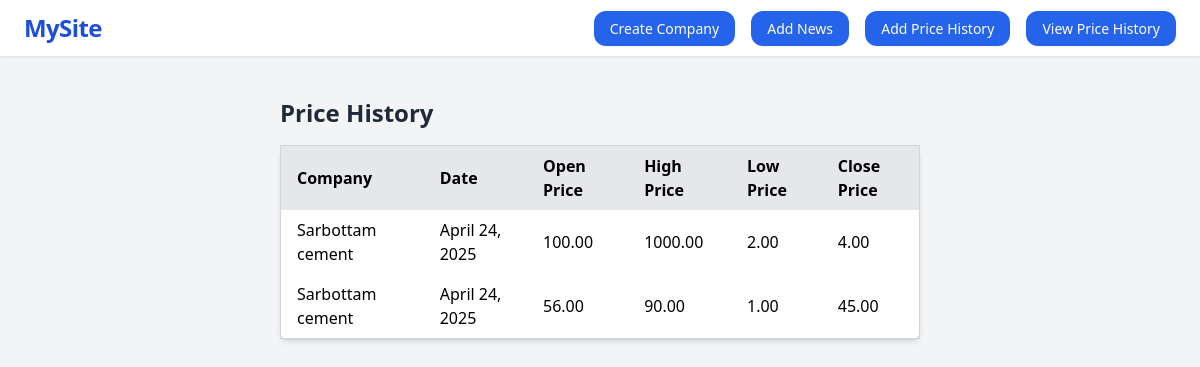
The page /view-price-history/ on the database its author committed.
### app/models.py (models this page shows, shortened)
class PriceHistory(models.Model):
    company = models.ForeignKey(Company, on_delete=models.CASCADE, related_name='price_histories')
    date = models.DateField()
    open_price = models.DecimalField(max_digits=10, decimal_places=2)
    high_price = models.DecimalField(max_digits=10, decimal_places=2)
    low_price = models.DecimalField(max_digits=10, decimal_places=2)
    close_price = models.DecimalField(max_digits=10, decimal_places=2)

class Company(models.Model):
    name = models.CharField(max_length=100)
    email = models.EmailField()
    address = models.CharField(max_length=255)
    description = models.TextField()

### app/views.py (the view)
# urls.py: path('view-price-history/', views.view_price_history, name='view_price_history'),
def view_price_history(request):
    price_histories = PriceHistory.objects.all()
    return render(request, 'view_price_history.html', {'price_histories': price_histories})

### app/templates/view_price_history.html (shortened to what this page needs)
<!DOCTYPE html>
<html lang="en">
<head>
    <script src="https://cdn.tailwindcss.com"></script>
</head>
<body class="bg-gray-100">
    {% include 'navbar.html' %}
    <div class="container mx-auto mt-10 px-4 max-w-2xl">
        <h1 class="text-2xl font-bold text-gray-800 mb-4">Price History</h1>
        <table class="min-w-full bg-white border border-gray-300 rounded-lg shadow-md">
            <thead>
                <tr class="bg-gray-200 text-left">
                    <th class="px-4 py-2">Company</th>
                    <th class="px-4 py-2">Date</th>
                    <th class="px-4 py-2">Open Price</th>
                    <th class="px-4 py-2">High Price</th>
                    <th class="px-4 py-2">Low Price</th>
                    <th class="px-4 py-2">Close Price</th>
                </tr>
            </thead>
            <tbody>
                {% for history in price_histories %}
                    <tr>
                        <td class="px-4 py-2">{{ history.company.name }}</td>
                        <td class="px-4 py-2">{{ history.date }}</td>
                        <td class="px-4 py-2">{{ history.open_price }}</td>
                        <td class="px-4 py-2">{{ history.high_price }}</td>
                        <td class="px-4 py-2">{{ history.low_price }}</td>
                        <td class="px-4 py-2">{{ history.close_price }}</td>
                    </tr>
                {% empty %}
                    <tr>
                        <td colspan="6" class="px-4 py-2 text-center text-gray-500">No price history available.</td>
                    </tr>
                {% endfor %}
            </tbody>
        </table>
    </div>
</body>
</html>

### app/templates/navbar.html
<nav class="bg-white border-b border-gray-200 shadow-sm px-6 py-3 sticky top-0 z-50">
    <div class="max-w-7xl mx-auto flex justify-between items-center">
        <div class="text-2xl font-extrabold text-blue-700 tracking-tight">
            <a href="{% url 'home' %}" class="hover:underline">MySite</a>
        </div>
        <div class="space-x-3">
            <a href="{% url 'create_company' %}" class="bg-blue-600 hover:bg-blue-700 transition duration-200 text-white px-4 py-2 rounded-xl shadow-sm text-sm font-medium">Create Company</a>
            <a href="{% url 'add_news' %}" class="bg-blue-600 hover:bg-blue-700 transition duration-200 text-white px-4 py-2 rounded-xl shadow-sm text-sm font-medium">Add News</a>
            <a href="{% url 'add_price_history' %}" class="bg-blue-600 hover:bg-blue-700 transition duration-200 text-white px-4 py-2 rounded-xl shadow-sm text-sm font-medium">Add Price History</a>
            <a href="{% url 'view_price_history' %}" class="bg-blue-600 hover:bg-blue-700 transition duration-200 text-white px-4 py-2 rounded-xl shadow-sm text-sm font-medium">View Price History</a>
        </div>
    </div>
</nav>

### rows shown on the page
PriceHistory: company.name "Sarbottam cement", date "April 24, 2025", open_price "100.00", high_price "1000.00", low_price "2.00", close_price "4.00"
PriceHistory: company.name "Sarbottam cement", date "April 24, 2025", open_price "56.00", high_price "90.00", low_price "1.00", close_price "45.00"
